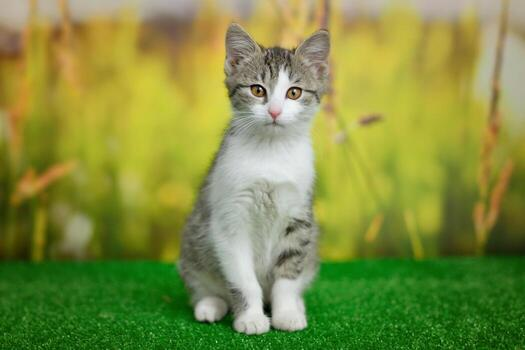
#> input picture opencv/Photos/cat.jpg, 525 x 350 px, found by its file name
$ python splitmerge.py
#> lines starting #> are read from the running program, lines starting #| are printed output that depends on the picture
import cv2 as cv
import numpy as np

img = cv.imread('/Users/vishwanathmaheshwary/opencv/learning-computer-vision/opencv/Photos/cat.jpg')
#> img is the input picture: shape (350, 525, 3); mean B, G, R 66.2, 142.5, 129.8
cv.imshow('og image',img)

blank = np.zeros(img.shape[:2],dtype='uint8')

#opencv allows u to split an image into its color channels
b,g,r = cv.split(img)
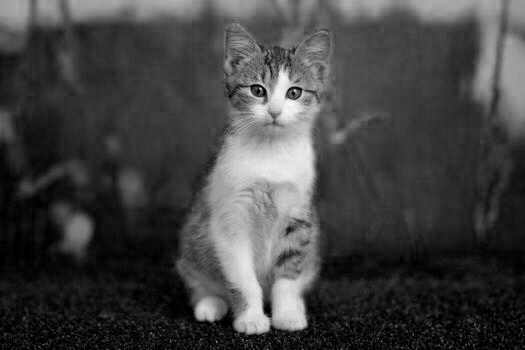
#> b: shape (350, 525); min 0, max 254, mean 66.2
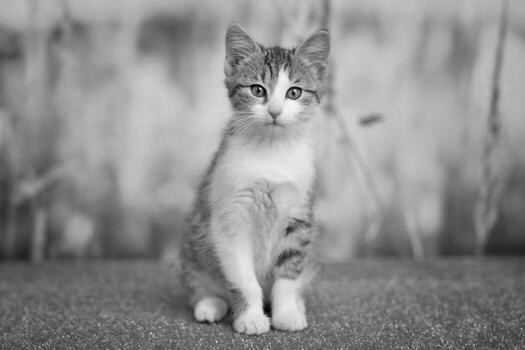
#> g: shape (350, 525); min 0, max 249, mean 142.5
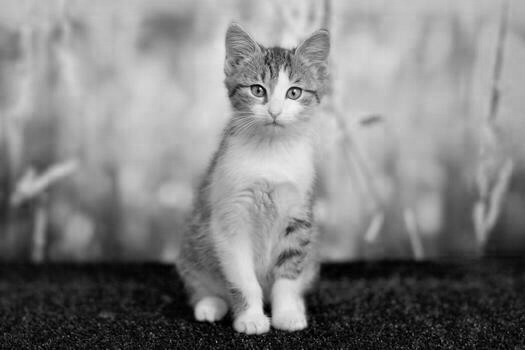
#> r: shape (350, 525); min 0, max 255, mean 129.8

blueR = cv.merge([b,blank,blank])
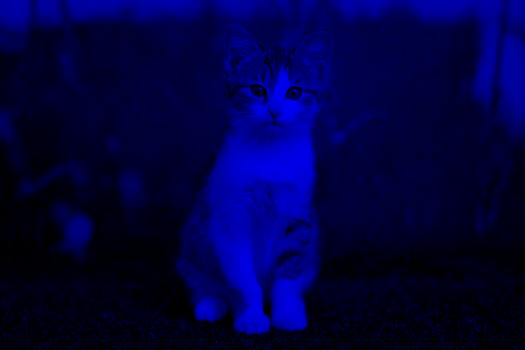
#> blueR: shape (350, 525, 3); mean of channels 0, 1, 2 66.2, 0, 0; drawn as B, G, R
green = cv.merge([blank,g,blank])
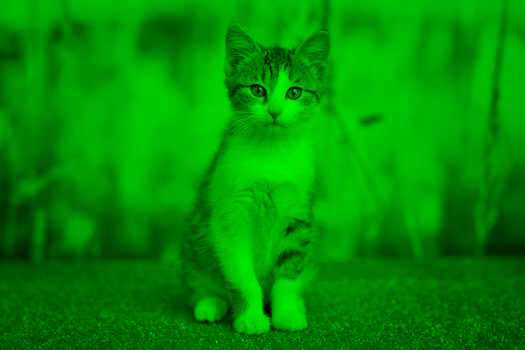
#> green: shape (350, 525, 3); mean of channels 0, 1, 2 0, 142.5, 0; drawn as B, G, R
red = cv.merge([blank, blank,r])
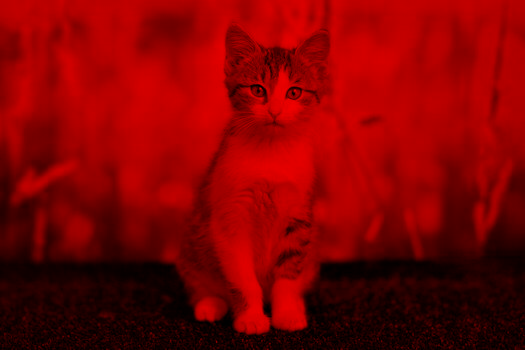
#> red: shape (350, 525, 3); mean of channels 0, 1, 2 0, 0, 129.8; drawn as B, G, R

# color coding the specific color channels
cv.imshow("Blue channel",blueR)
cv.imshow("Green channel",green)
cv.imshow("red channel", red)


cv.imshow("Blue",b)
cv.imshow("Green",g)
cv.imshow("red", r)
# depicted as grayscale imgs that show the distribution of pixel intenstities
# the regions that are whiter show more of that color

# grayscale images have a shape of one

print(img.shape) # prints an extra '3' element showing the color channels
#| (350, 525, 3)
print(b.shape)
#| (350, 525)
print(g.shape)
#| (350, 525)
print(r.shape)
#| (350, 525)

# merge the channels together
merged = cv.merge([g,b,r])
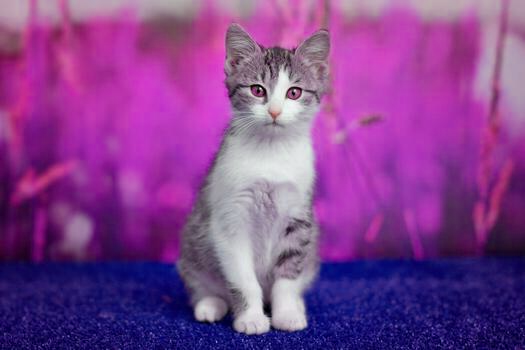
#> merged: shape (350, 525, 3); mean of channels 0, 1, 2 142.5, 66.2, 129.8; drawn as B, G, R
cv.imshow("merged img", merged)


cv.waitKey(0)
